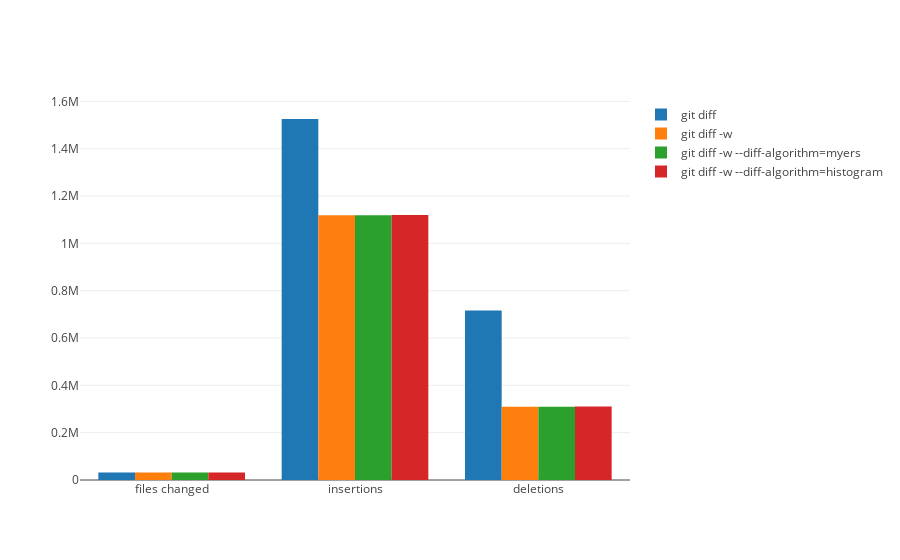

The notebook cell saved with this chart:
### Code cell
trace1 = go.Bar(
    x=['files changed', 'insertions', 'deletions'],
    y=[file_sum1, ins_sum1, del_sum1],
    name='git diff'
)
trace2 = go.Bar(
    x=['files changed', 'insertions', 'deletions'],
    y=[file_sum2, ins_sum2, del_sum2],
    name='git diff -w'
)
trace3 = go.Bar(
    x=['files changed', 'insertions', 'deletions'],
    y=[file_sum3, ins_sum3, del_sum3],
    name='git diff -w --diff-algorithm=myers'
)
trace4 = go.Bar(
    x=['files changed', 'insertions', 'deletions'],
    y=[file_sum4, ins_sum4, del_sum4],
    name='git diff -w --diff-algorithm=histogram'
)

data = [trace1, trace2, trace3, trace4]
layout = go.Layout(
    barmode='group'
)

init_notebook_mode(connected=True)
fig = go.Figure(data=data, layout=layout)
iplot(fig, show_link=False)

### Figure 1 — Plotly figure (JSON) as saved in the notebook; plotly's stock layout.template omitted (floating-point values rounded to 4 significant figures)
{"data": [{"name": "git diff", "type": "bar", "x": ["files changed", "insertions", "deletions"], "y": [31612, 1525764, 716378]}, {"name": "git diff -w", "type": "bar", "x": ["files changed", "insertions", "deletions"], "y": [31612, 1118523, 309137]}, {"name": "git diff -w --diff-algorithm=myers", "type": "bar", "x": ["files changed", "insertions", "deletions"], "y": [31612, 1118523, 309137]}, {"name": "git diff -w --diff-algorithm=histogram", "type": "bar", "x": ["files changed", "insertions", "deletions"], "y": [31612, 1120387, 311001]}], "layout": {"barmode": "group"}}
